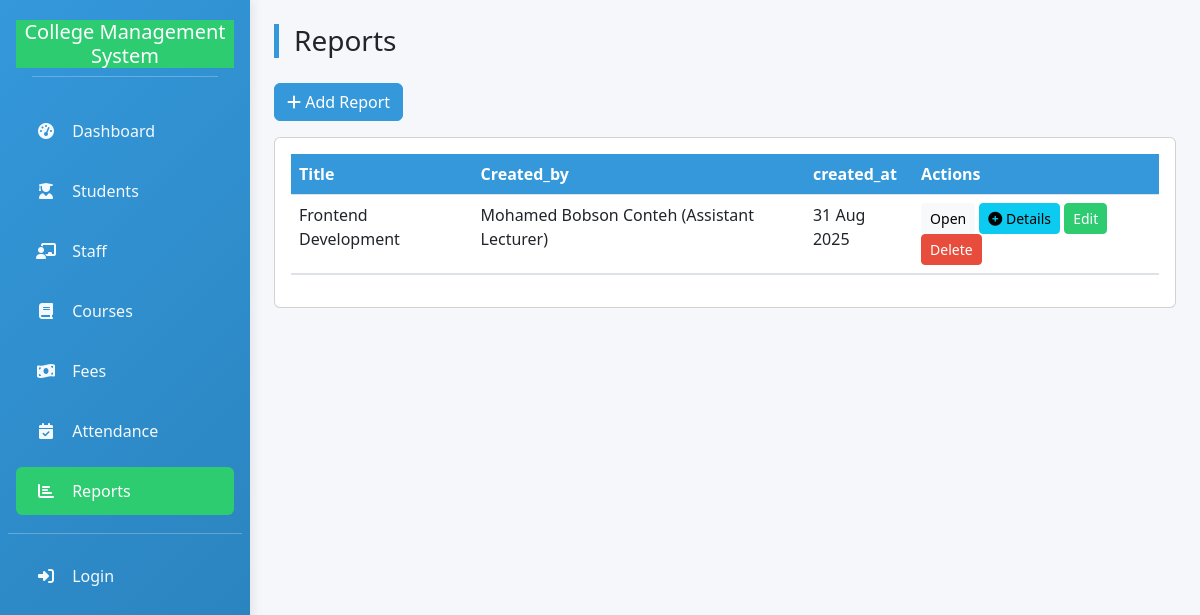
The page /reports/ on the database its author committed.
### college_db/models.py (models this page shows, shortened)
class Report(models.Model):
    title = models.CharField(max_length=255)
    created_by = models.ForeignKey(Staff, on_delete=models.SET_NULL, null=True, blank=True)
    created_at = models.DateTimeField(auto_now_add=True)
    content = models.TextField()
    attachment = models.FileField(upload_to='reports/', null=True, blank=True)

class Staff(models.Model):
    college = models.ForeignKey(College, on_delete=models.CASCADE)
    first_name = models.CharField(max_length=120)
    last_name = models.CharField(max_length=120)
    email = models.EmailField(blank=True)
    phone = models.CharField(max_length=50, blank=True)
    role = models.CharField(max_length=120)  # e.g., Lecturer, Admin
    department = models.CharField(max_length=200, blank=True, null=True)
    date_joined = models.DateField(default=timezone.now)
    status = models.CharField(max_length=20, choices=STATUS_CHOICES, default='active')
    qualifications = models.TextField(blank=True, null=True)
    timetable = models.TextField(blank=True, null=True)
    assigned_courses = models.TextField(blank=True, null=True)
    def __str__(self):
        return f"{self.first_name} {self.last_name} ({self.role})"

### college_db/views.py (the view)
# urls.py: path('reports/', views.view_reports, name='view_reports'),
def view_reports(request):
    reports = Report.objects.select_related('created_by').all().order_by('-created_at')
    return render(request, 'college_db/view_reports.html', {'reports': reports})

### college_db/templates/college_db/view_reports.html (shortened to what this page needs)
{% extends 'college_db/base.html' %}
{% block content %}
<div class="page-header">
  <h3>Reports</h3>
</div>
<div class="mb-3">
  <a href="{% url 'add_report' %}" class="btn btn-primary"><i class="fas fa-plus"></i> Add Report</a>
</div>
<div class="card p-3">
  <table class="table">
    <thead>
      <tr>
        <th>Title</th>
        <th>Created_by</th>
        <th>created_at</th>
        <th>Actions</th>
      </tr>
    </thead>
    <tbody>
      {% for r in reports %}
      <tr>
        <td>{{ r.title }}</td>
        <td>{{ r.created_by }}</td>
        <td>{{ r.created_at|date:"j M Y" }}</td>
        <td>
          <a href="{% url 'view_report' r.id %}" class="btn btn-sm btn-light">Open</a>
          <button class="btn btn-sm btn-info" data-bs-toggle="collapse" data-bs-target="#reportDetails{{ r.id }}">
            <i class="fas fa-plus-circle toggle-icon"></i> Details
          </button>
          <a href="{% url 'edit_report' r.id %}" class="btn btn-sm btn-success">Edit</a>
          <a href="{% url 'delete_report' r.id %}" class="btn btn-sm btn-danger">Delete</a>
        </td>
      </tr>
      <tr>
        <td colspan="4" class="p-0">
        </td>
      </tr>
      {% empty %}
      <tr><td colspan="4" class="text-center text-muted">No reports found.</td></tr>
      {% endfor %}
    </tbody>
  </table>
</div>
{% endblock %}

### college_db/templates/college_db/base.html (style rules this page uses)
:root { --primary: #3498db; --secondary: #2ecc71; --accent: #e74c3c; --light: #f8f9fa; --dark: #34495e; --warning: #f39c12; --info: #17a2b8; }
body { background-color: #f5f7fa; font-family: 'Segoe UI', Tahoma, Geneva, Verdana, sans-serif; }
.page-header { border-left: 5px solid var(--primary); padding-left: 15px; margin-bottom: 25px; }
.btn-primary { background-color: var(--primary); border-color: var(--primary); }
.btn-success { background-color: var(--secondary); border-color: var(--secondary); }
.btn-danger { background-color: var(--accent); border-color: var(--accent); }
.table thead th { background-color: var(--primary); color:#fff; }

### rows shown on the page
Report: title "Frontend Development", created_by "Mohamed Bobson Conteh (Assistant Lecturer)", created_at "31 Aug 2025"
